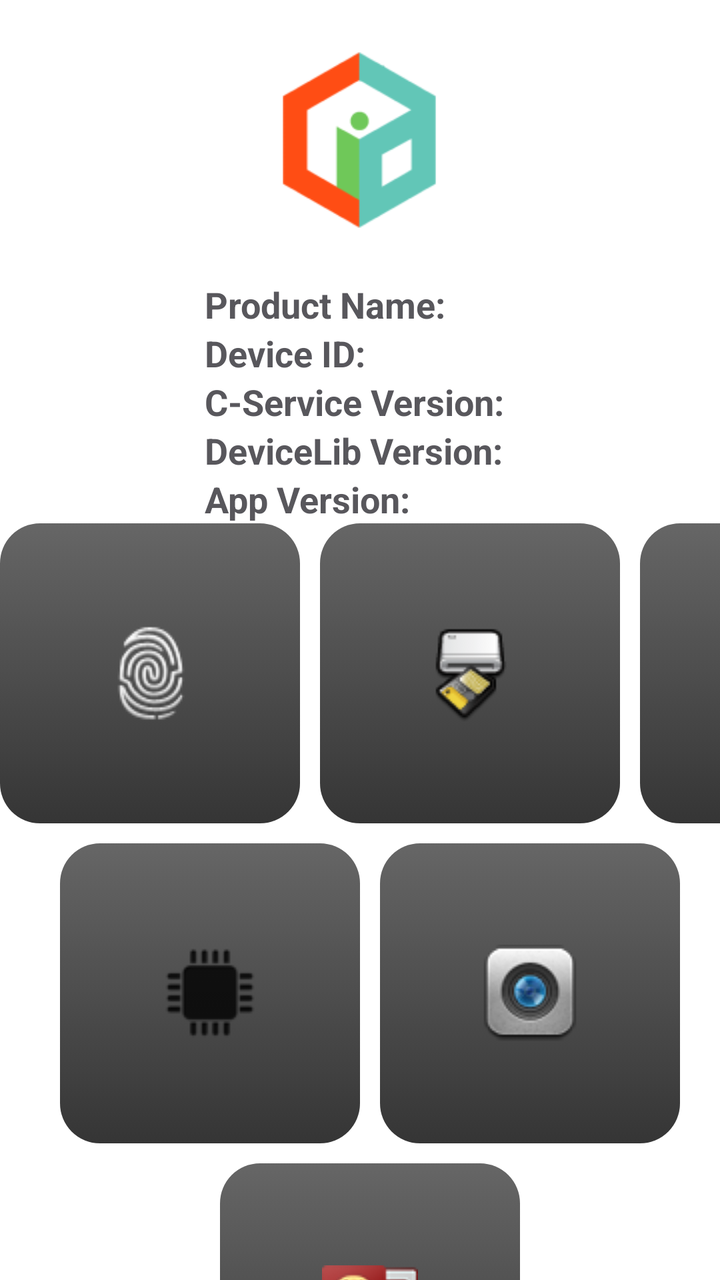
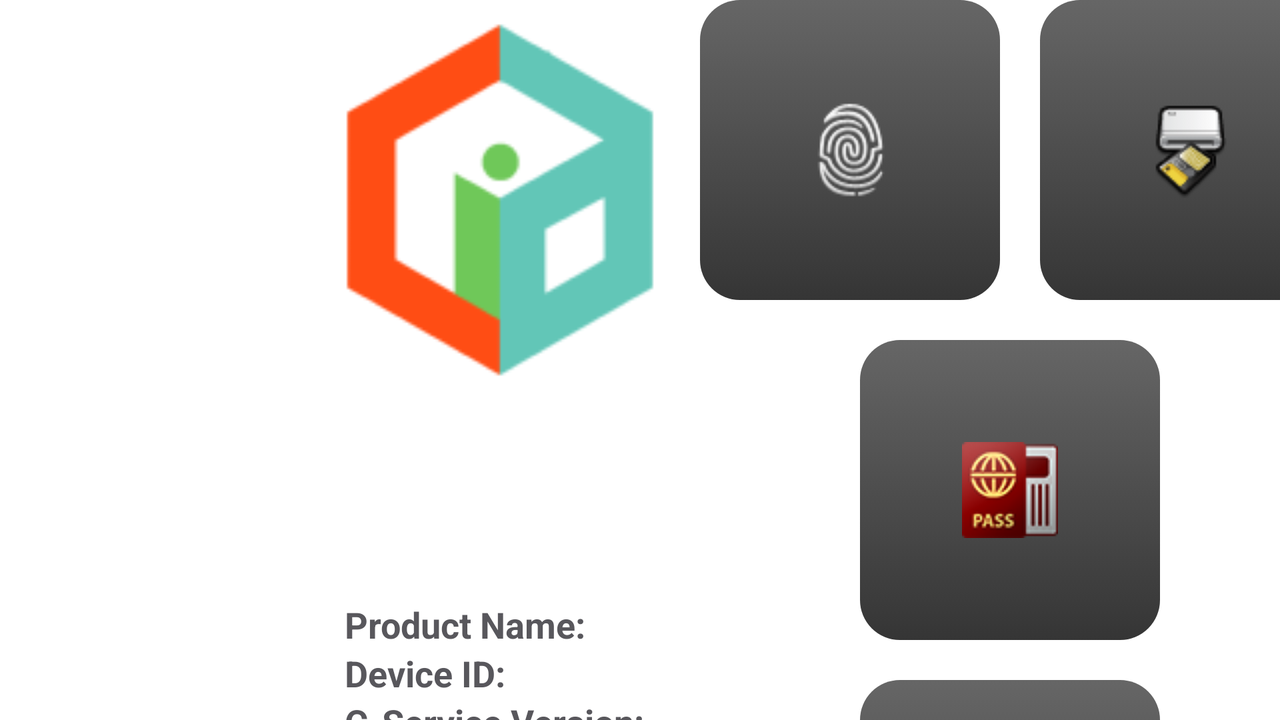

One screen, two layout resources from the same app: the default and the author's alternative for another configuration. Each is rendered where Android would select it; the XML of both is given below.
<!-- AndroidManifest.xml: application theme AppTheme -->
<!-- res/layout/act_main.xml -->
<?xml version="1.0" encoding="utf-8"?>
<LinearLayout xmlns:android="http://schemas.android.com/apk/res/android"
    xmlns:tools="http://schemas.android.com/tools"
    android:layout_width="match_parent"
    android:layout_height="match_parent"
    android:layout_centerInParent="true"
    android:layout_gravity="center"
    android:background="@color/background"
    android:gravity="center"
    android:orientation="vertical"
    tools:context=".MainActivity"
    tools:ignore="MissingDefaultResource">

    <LinearLayout
        android:id="@+id/device_info"
        android:layout_width="wrap_content"
        android:layout_height="wrap_content"
        android:layout_marginTop="20dp"
        android:gravity="center"
        android:orientation="vertical">

        
        <ImageView
            android:id="@+id/logo"
            android:layout_width="100dp"
            android:layout_height="100dp"
            android:layout_gravity="center_horizontal"
            android:src="@drawable/ic_launcher"
            tools:ignore="ContentDescription" />

        
        
        
        <LinearLayout
            android:layout_width="wrap_content"
            android:layout_height="wrap_content"
            android:layout_gravity="center"
            android:layout_marginTop="20dp"
            android:gravity="center"
            android:orientation="vertical">

            <LinearLayout
                android:layout_width="match_parent"
                android:layout_height="wrap_content"
                android:orientation="horizontal">

                <TextView
                    style="@style/TextLabel"
                    android:text="@string/product_name" />

                <TextView
                    android:id="@+id/productNameTextView"
                    style="@style/TextInfo"
                    android:layout_marginStart="5dp" />
            </LinearLayout>

            <LinearLayout
                android:layout_width="match_parent"
                android:layout_height="wrap_content"
                android:orientation="horizontal">

                <TextView
                    style="@style/TextLabel"
                    android:text="@string/device_id" />

                <TextView
                    android:id="@+id/deviceIDTextView"
                    style="@style/TextInfo"
                    android:layout_marginStart="5dp" />
            </LinearLayout>

            <LinearLayout
                android:layout_width="match_parent"
                android:layout_height="wrap_content"
                android:orientation="horizontal">

                <TextView
                    style="@style/TextLabel"
                    android:text="@string/cid_service_version_label" />

                <TextView
                    android:id="@+id/serviceVersionTextView"
                    style="@style/TextInfo"
                    android:layout_marginStart="5dp" />
            </LinearLayout>

            <LinearLayout
                android:layout_width="match_parent"
                android:layout_height="wrap_content"
                android:orientation="horizontal">

                <TextView
                    style="@style/TextLabel"
                    android:text="@string/device_lib_version_label" />

                <TextView
                    android:id="@+id/jarVersionTextView"
                    style="@style/TextInfo"
                    android:layout_marginStart="5dp" />
            </LinearLayout>

            <LinearLayout
                android:layout_width="match_parent"
                android:layout_height="wrap_content"
                android:orientation="horizontal">

                <TextView
                    style="@style/TextLabel"
                    android:text="@string/app_version" />

                <TextView
                    android:id="@+id/appVersionTextView"
                    style="@style/TextInfo"
                    android:layout_marginStart="5dp" />
            </LinearLayout>

        </LinearLayout>

    </LinearLayout>

    
    
    
    <LinearLayout
        android:layout_width="match_parent"
        android:layout_height="match_parent"
        android:layout_gravity="center"
        android:gravity="center"
        android:orientation="vertical">

        <LinearLayout
            android:layout_width="wrap_content"
            android:layout_height="wrap_content"
            android:orientation="horizontal">

            <ImageButton
                android:id="@+id/fpBtn"
                android:layout_width="@dimen/main_button_size"
                android:layout_height="@dimen/main_button_size"
                android:background="@drawable/tab_btn_background"
                android:src="@drawable/ic_fingerprint"
                tools:ignore="ContentDescription" />

            <ImageButton
                android:id="@+id/cardBtn"
                android:layout_width="@dimen/main_button_size"
                android:layout_height="@dimen/main_button_size"
                android:layout_marginStart="@dimen/main_button_inter_margin"
                android:background="@drawable/tab_btn_background"
                android:src="@drawable/ic_card_reader"
                tools:ignore="ContentDescription" />

            <ImageButton
                android:id="@+id/samCardBtn"
                android:layout_width="@dimen/main_button_size"
                android:layout_height="@dimen/main_button_size"
                android:layout_marginStart="@dimen/main_button_inter_margin"
                android:background="@drawable/tab_btn_background"
                android:src="@drawable/ic_sam"
                tools:ignore="ContentDescription" />

        </LinearLayout>

        <LinearLayout
            android:layout_width="wrap_content"
            android:layout_height="wrap_content"
            android:orientation="horizontal">


            <ImageButton
                android:id="@+id/deviceInfoBtn"
                android:layout_width="@dimen/main_button_size"
                android:layout_height="@dimen/main_button_size"
                android:layout_marginStart="@dimen/main_button_inter_margin"
                android:layout_marginTop="@dimen/main_button_inter_margin"
                android:background="@drawable/tab_btn_background"
                android:src="@drawable/ic_device_and_hardware"
                tools:ignore="ContentDescription" />

            <ImageButton
                android:id="@+id/faceBtn"
                android:layout_width="@dimen/main_button_size"
                android:layout_height="@dimen/main_button_size"
                android:layout_marginStart="@dimen/main_button_inter_margin"
                android:layout_marginTop="@dimen/main_button_inter_margin"
                android:background="@drawable/tab_btn_background"
                android:src="@drawable/ic_camera"
                tools:ignore="ContentDescription" />


        </LinearLayout>

        <LinearLayout
            android:layout_width="wrap_content"
            android:layout_height="wrap_content"
            android:orientation="horizontal">

            <ImageButton
                android:id="@+id/irisBtn"
                android:layout_width="@dimen/main_button_size"
                android:layout_height="@dimen/main_button_size"
                android:layout_marginStart="@dimen/main_button_inter_margin"
                android:layout_marginTop="@dimen/main_button_inter_margin"
                android:background="@drawable/tab_btn_background"
                android:src="@drawable/ic_iris"
                android:visibility="gone"
                tools:ignore="ContentDescription" />


            <ImageButton
                android:id="@+id/mrzBtn"
                android:layout_width="@dimen/main_button_size"
                android:layout_height="@dimen/main_button_size"
                android:layout_marginStart="@dimen/main_button_inter_margin"
                android:layout_marginTop="@dimen/main_button_inter_margin"
                android:background="@drawable/tab_btn_background"
                android:src="@drawable/ic_mrz"
                tools:ignore="ContentDescription" />

        </LinearLayout>

    </LinearLayout>

</LinearLayout>
<!-- resources referenced by this layout -->
<resources>
  <dimen name="main_button_inter_margin">10dp</dimen>
  <dimen name="main_button_size">150dp</dimen>
  <!-- drawable ic_camera: png bitmap (drawable, 6900 bytes) -->
  <!-- drawable ic_card_reader: png bitmap (drawable, 2677 bytes) -->
  <!-- drawable ic_device_and_hardware: png bitmap (drawable, 1594 bytes) -->
  <!-- drawable ic_fingerprint: png bitmap (drawable, 4506 bytes) -->
  <!-- drawable ic_iris: webp bitmap (drawable, 3736 bytes) -->
  <!-- drawable ic_launcher: png bitmap (drawable, 2979 bytes) -->
  <!-- drawable ic_mrz: png bitmap (drawable, 12053 bytes) -->
  <!-- drawable ic_sam: png bitmap (drawable, 4677 bytes) -->
  <!-- drawable tab_btn_background (drawable) -->
  <?xml version="1.0" encoding="utf-8"?>
  <selector xmlns:android="http://schemas.android.com/apk/res/android">
  	<item android:state_activated="true">
  		<shape>
  			<corners android:radius="@dimen/tab_btn_background_radius" />
  			<gradient android:angle="270" android:endColor="@color/btn_enabled_end" android:startColor="@color/btn_enabled_start" />
  		</shape>
  	</item>
  	<item android:state_pressed="true">
  		<shape>
  			<corners android:radius="@dimen/tab_btn_background_radius" />
  			<gradient android:angle="270" android:endColor="@color/btn_pressed_end" android:startColor="@color/btn_pressed_start" />
  		</shape>
  	</item>
  	<item>
  		<shape>
  			<corners android:radius="@dimen/tab_btn_background_radius" />
  			<gradient android:angle="270" android:endColor="@color/btn_disabled_end" android:startColor="@color/btn_disabled_start" />
  		</shape>
  	</item>
  </selector>
  <string name="app_version">App Version: </string>
  <string name="cid_service_version_label">C-Service Version: </string>
  <string name="device_id">Device ID: </string>
  <string name="device_lib_version_label">DeviceLib Version: </string>
  <string name="product_name">Product Name:</string>
  <style name="TextInfo">
          <item name="android:layout_width">wrap_content</item>
          <item name="android:layout_height">wrap_content</item>
          <item name="android:textAppearance">?android:attr/textAppearanceMedium</item>
          <item name="android:textColor">#58575c</item>
          <item name="android:textStyle">normal</item>
      </style>
  <style name="TextLabel" parent="TextInfo">
          <item name="android:textStyle">bold</item>
      </style>
  <style name="AppTheme" parent="AppBaseTheme">
          
      </style>
  <dimen name="tab_btn_background_radius">20dp</dimen>
  <color name="btn_enabled_end">#0c3b33</color>
  <color name="btn_enabled_start">#23ad97</color>
  <color name="btn_pressed_end">#3b1409</color>
  <color name="btn_pressed_start">#ee5d33</color>
  <color name="btn_disabled_end">#353535</color>
  <color name="btn_disabled_start">#666666</color>
  <style name="AppBaseTheme" parent="android:Theme.Light">
          
      </style>
</resources>
<!-- res/layout-land/act_main.xml (the author's variant of the layout above) -->
<!-- drawn on the phone turned sideways -->
<?xml version="1.0" encoding="utf-8"?>
<LinearLayout xmlns:android="http://schemas.android.com/apk/res/android"
	xmlns:tools="http://schemas.android.com/tools"
	android:layout_width="match_parent"
	android:layout_height="match_parent"
	android:background="@color/background"
	android:orientation="horizontal"
	tools:context=".MainActivity"
	tools:ignore="MissingDefaultResource">

	<LinearLayout
		android:id="@+id/device_info"
		android:layout_width="wrap_content"
		android:layout_height="wrap_content"
		android:layout_gravity="center"
		android:layout_marginStart="150dp"
		android:gravity="center"
		android:orientation="vertical">

		
		<ImageView
			android:id="@+id/logo"
			android:layout_width="200dp"
			android:layout_height="200dp"
			android:layout_gravity="center_horizontal"
			android:src="@drawable/ic_launcher"
			tools:ignore="ContentDescription" />

		
		
		
		<LinearLayout
			android:layout_width="wrap_content"
			android:layout_height="wrap_content"
			android:layout_gravity="center"
			android:layout_marginStart="10dp"
			android:layout_marginTop="100dp"
			android:layout_marginEnd="10dp"
			android:gravity="center"
			android:orientation="vertical">

			<LinearLayout
				android:layout_width="match_parent"
				android:layout_height="wrap_content"
				android:orientation="horizontal">

				<TextView
					style="@style/TextLabel"
					android:text="@string/product_name" />

				<TextView
					android:id="@+id/productNameTextView"
					style="@style/TextInfo"
					android:layout_marginStart="5dp" />
			</LinearLayout>

			<LinearLayout
				android:layout_width="match_parent"
				android:layout_height="wrap_content"
				android:orientation="horizontal">

				<TextView
					style="@style/TextLabel"
					android:text="@string/device_id" />

				<TextView
					android:id="@+id/deviceIDTextView"
					style="@style/TextInfo"
					android:layout_marginStart="5dp" />
			</LinearLayout>

			<LinearLayout
				android:layout_width="match_parent"
				android:layout_height="wrap_content"
				android:orientation="horizontal">

				<TextView
					style="@style/TextLabel"
					android:text="@string/cid_service_version_label" />

				<TextView
					android:id="@+id/serviceVersionTextView"
					style="@style/TextInfo"
					android:layout_marginStart="5dp" />
			</LinearLayout>

			<LinearLayout
				android:layout_width="match_parent"
				android:layout_height="wrap_content"
				android:orientation="horizontal">

				<TextView
					style="@style/TextLabel"
					android:text="@string/device_lib_version_label" />

				<TextView
					android:id="@+id/jarVersionTextView"
					style="@style/TextInfo"
					android:layout_marginStart="5dp" />
			</LinearLayout>

			<LinearLayout
				android:layout_width="match_parent"
				android:layout_height="wrap_content"
				android:orientation="horizontal">

				<TextView
					style="@style/TextLabel"
					android:text="@string/app_version" />

				<TextView
					android:id="@+id/appVersionTextView"
					style="@style/TextInfo"
					android:layout_marginStart="5dp" />
			</LinearLayout>

		</LinearLayout>

	</LinearLayout>

	
	
	
	<LinearLayout
		android:layout_width="match_parent"
		android:layout_height="match_parent"
		android:layout_gravity="center"
		android:gravity="center"
		android:orientation="vertical">

		<LinearLayout
			android:layout_width="wrap_content"
			android:layout_height="wrap_content"
			android:orientation="horizontal">

			<ImageButton
				android:id="@+id/fpBtn"
				android:layout_width="@dimen/main_button_size"
				android:layout_height="@dimen/main_button_size"
				android:background="@drawable/tab_btn_background"
				android:src="@drawable/ic_fingerprint"
				tools:ignore="ContentDescription" />

			<ImageButton
				android:id="@+id/cardBtn"
				android:layout_width="@dimen/main_button_size"
				android:layout_height="@dimen/main_button_size"
				android:layout_marginStart="@dimen/main_button_inter_margin"
				android:background="@drawable/tab_btn_background"
				android:src="@drawable/ic_card_reader"
				tools:ignore="ContentDescription" />

			<ImageButton
				android:id="@+id/samCardBtn"
				android:layout_width="@dimen/main_button_size"
				android:layout_height="@dimen/main_button_size"
				android:layout_marginStart="@dimen/main_button_inter_margin"
				android:background="@drawable/tab_btn_background"
				android:src="@drawable/ic_sam"
				tools:ignore="ContentDescription" />

		</LinearLayout>

		<LinearLayout
			android:layout_width="wrap_content"
			android:layout_height="wrap_content"
			android:orientation="horizontal">

			<ImageButton
				android:id="@+id/faceBtn"
				android:layout_width="@dimen/main_button_size"
				android:layout_height="@dimen/main_button_size"
				android:layout_marginTop="@dimen/main_button_inter_margin"
				android:visibility="gone"
				android:background="@drawable/tab_btn_background"
				android:src="@drawable/ic_camera"
				tools:ignore="ContentDescription" />

			<ImageButton
				android:id="@+id/mrzBtn"
				android:layout_width="@dimen/main_button_size"
				android:layout_height="@dimen/main_button_size"
				android:layout_marginStart="@dimen/main_button_inter_margin"
				android:layout_marginTop="@dimen/main_button_inter_margin"
				android:background="@drawable/tab_btn_background"
				android:src="@drawable/ic_mrz"
				tools:ignore="ContentDescription" />

		</LinearLayout>

		<LinearLayout
			android:layout_width="wrap_content"
			android:layout_height="wrap_content"
			android:orientation="horizontal">

			<ImageButton
				android:id="@+id/irisBtn"
				android:layout_width="@dimen/main_button_size"
				android:layout_height="@dimen/main_button_size"
				android:layout_marginStart="@dimen/main_button_inter_margin"
				android:layout_marginTop="@dimen/main_button_inter_margin"
				android:background="@drawable/tab_btn_background"
				android:src="@drawable/ic_iris"
				android:visibility="gone"
				tools:ignore="ContentDescription" />


			<ImageButton
				android:id="@+id/deviceInfoBtn"
				android:layout_width="@dimen/main_button_size"
				android:layout_height="@dimen/main_button_size"
				android:layout_marginStart="@dimen/main_button_inter_margin"
				android:layout_marginTop="@dimen/main_button_inter_margin"
				android:background="@drawable/tab_btn_background"
				android:src="@drawable/ic_device_and_hardware"
				tools:ignore="ContentDescription" />

		</LinearLayout>

	</LinearLayout>

</LinearLayout>
<!-- resources referenced by the variant -->
<!-- as the phone turned sideways resolves them -->
<resources>
  <!-- from res/values-land/ -->
  <dimen name="main_button_inter_margin">20dp</dimen>
  <!-- from res/values-land/ -->
  <dimen name="main_button_size">150dp</dimen>
  <!-- drawable ic_camera: png bitmap (drawable, 6900 bytes) -->
  <!-- drawable ic_card_reader: png bitmap (drawable, 2677 bytes) -->
  <!-- drawable ic_device_and_hardware: png bitmap (drawable, 1594 bytes) -->
  <!-- drawable ic_fingerprint: png bitmap (drawable, 4506 bytes) -->
  <!-- drawable ic_iris: webp bitmap (drawable, 3736 bytes) -->
  <!-- drawable ic_launcher: png bitmap (drawable, 2979 bytes) -->
  <!-- drawable ic_mrz: png bitmap (drawable, 12053 bytes) -->
  <!-- drawable ic_sam: png bitmap (drawable, 4677 bytes) -->
  <!-- drawable tab_btn_background (drawable) -->
  <?xml version="1.0" encoding="utf-8"?>
  <selector xmlns:android="http://schemas.android.com/apk/res/android">
  	<item android:state_activated="true">
  		<shape>
  			<corners android:radius="@dimen/tab_btn_background_radius" />
  			<gradient android:angle="270" android:endColor="@color/btn_enabled_end" android:startColor="@color/btn_enabled_start" />
  		</shape>
  	</item>
  	<item android:state_pressed="true">
  		<shape>
  			<corners android:radius="@dimen/tab_btn_background_radius" />
  			<gradient android:angle="270" android:endColor="@color/btn_pressed_end" android:startColor="@color/btn_pressed_start" />
  		</shape>
  	</item>
  	<item>
  		<shape>
  			<corners android:radius="@dimen/tab_btn_background_radius" />
  			<gradient android:angle="270" android:endColor="@color/btn_disabled_end" android:startColor="@color/btn_disabled_start" />
  		</shape>
  	</item>
  </selector>
  <string name="app_version">App Version: </string>
  <string name="cid_service_version_label">C-Service Version: </string>
  <string name="device_id">Device ID: </string>
  <string name="device_lib_version_label">DeviceLib Version: </string>
  <string name="product_name">Product Name:</string>
  <!-- from res/values-land/ -->
  <style name="TextInfo">
  		<item name="android:layout_width">wrap_content</item>
  		<item name="android:layout_height">wrap_content</item>
  		<item name="android:textAppearance">?android:attr/textAppearanceMedium</item>
  		<item name="android:textColor">#58575c</item>
  		<item name="android:textStyle">normal</item>
  	</style>
  <!-- from res/values-land/ -->
  <style name="TextLabel" parent="TextInfo">
  		<item name="android:textStyle">bold</item>
  	</style>
  <style name="AppTheme" parent="AppBaseTheme">
          
      </style>
  <!-- from res/values-land/ -->
  <dimen name="tab_btn_background_radius">20dp</dimen>
  <color name="btn_enabled_end">#0c3b33</color>
  <color name="btn_enabled_start">#23ad97</color>
  <color name="btn_pressed_end">#3b1409</color>
  <color name="btn_pressed_start">#ee5d33</color>
  <color name="btn_disabled_end">#353535</color>
  <color name="btn_disabled_start">#666666</color>
  <style name="AppBaseTheme" parent="android:Theme.Light">
          
      </style>
</resources>
